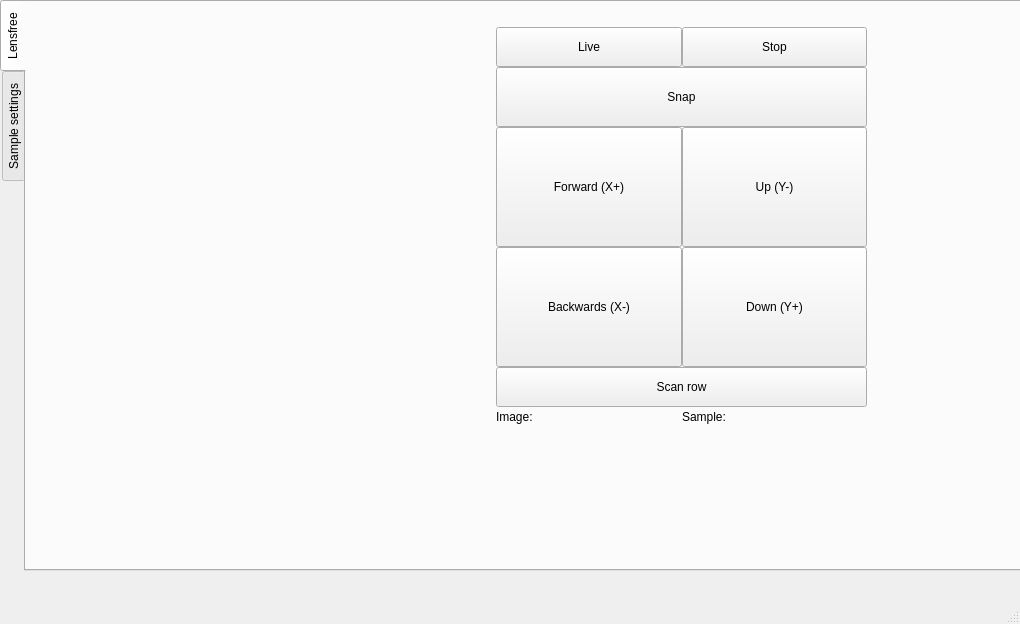
<?xml version="1.0" encoding="UTF-8"?>
<ui version="4.0">
 <class>MainWindow</class>
 <widget class="QMainWindow" name="MainWindow">
  <property name="geometry">
   <rect>
    <x>0</x>
    <y>0</y>
    <width>1020</width>
    <height>624</height>
   </rect>
  </property>
  <property name="minimumSize">
   <size>
    <width>800</width>
    <height>480</height>
   </size>
  </property>
  <property name="maximumSize">
   <size>
    <width>1920</width>
    <height>1080</height>
   </size>
  </property>
  <property name="windowTitle">
   <string>MainWindow</string>
  </property>
  <widget class="QWidget" name="centralwidget">
   <widget class="QTabWidget" name="tabWidget">
    <property name="enabled">
     <bool>true</bool>
    </property>
    <property name="geometry">
     <rect>
      <x>0</x>
      <y>0</y>
      <width>1920</width>
      <height>571</height>
     </rect>
    </property>
    <property name="sizePolicy">
     <sizepolicy hsizetype="Maximum" vsizetype="Maximum">
      <horstretch>0</horstretch>
      <verstretch>0</verstretch>
     </sizepolicy>
    </property>
    <property name="minimumSize">
     <size>
      <width>800</width>
      <height>460</height>
     </size>
    </property>
    <property name="maximumSize">
     <size>
      <width>1920</width>
      <height>1080</height>
     </size>
    </property>
    <property name="tabPosition">
     <enum>QTabWidget::West</enum>
    </property>
    <property name="currentIndex">
     <number>0</number>
    </property>
    <widget class="QWidget" name="lensfree_tab">
     <attribute name="title">
      <string>Lensfree</string>
     </attribute>
     <widget class="QLabel" name="label_26">
      <property name="geometry">
       <rect>
        <x>730</x>
        <y>270</y>
        <width>47</width>
        <height>13</height>
       </rect>
      </property>
      <property name="text">
       <string/>
      </property>
     </widget>
     <widget class="QWidget" name="layoutWidget">
      <property name="geometry">
       <rect>
        <x>470</x>
        <y>0</y>
        <width>371</width>
        <height>451</height>
       </rect>
      </property>
      <layout class="QHBoxLayout" name="horizontalLayout_4">
       <item>
        <layout class="QVBoxLayout" name="verticalLayout_24">
         <property name="spacing">
          <number>1</number>
         </property>
         <property name="sizeConstraint">
          <enum>QLayout::SetMaximumSize</enum>
         </property>
         <item>
          <layout class="QVBoxLayout" name="verticalLayout_11">
           <property name="spacing">
            <number>0</number>
           </property>
           <property name="sizeConstraint">
            <enum>QLayout::SetNoConstraint</enum>
           </property>
           <item>
            <layout class="QHBoxLayout" name="horizontalLayout_3">
             <item>
              <widget class="QPushButton" name="lensfree_camera_live_button">
               <property name="minimumSize">
                <size>
                 <width>0</width>
                 <height>40</height>
                </size>
               </property>
               <property name="text">
                <string>Live</string>
               </property>
              </widget>
             </item>
             <item>
              <widget class="QPushButton" name="lensfree_camera_live_stop_button">
               <property name="minimumSize">
                <size>
                 <width>0</width>
                 <height>40</height>
                </size>
               </property>
               <property name="text">
                <string>Stop</string>
               </property>
              </widget>
             </item>
            </layout>
           </item>
           <item>
            <widget class="QPushButton" name="lensfree_fullres_snap_button">
             <property name="minimumSize">
              <size>
               <width>0</width>
               <height>60</height>
              </size>
             </property>
             <property name="text">
              <string>Snap</string>
             </property>
            </widget>
           </item>
           <item>
            <layout class="QHBoxLayout" name="horizontalLayout_9">
             <item>
              <widget class="QPushButton" name="scanning_forward_button_2">
               <property name="minimumSize">
                <size>
                 <width>0</width>
                 <height>120</height>
                </size>
               </property>
               <property name="text">
                <string>Forward (X+)</string>
               </property>
              </widget>
             </item>
             <item>
              <widget class="QPushButton" name="scanning_left_button_2">
               <property name="minimumSize">
                <size>
                 <width>0</width>
                 <height>120</height>
                </size>
               </property>
               <property name="text">
                <string>Up (Y-)</string>
               </property>
              </widget>
             </item>
            </layout>
           </item>
           <item>
            <layout class="QHBoxLayout" name="horizontalLayout_8">
             <item>
              <widget class="QPushButton" name="scanning_backward_button_2">
               <property name="minimumSize">
                <size>
                 <width>0</width>
                 <height>120</height>
                </size>
               </property>
               <property name="text">
                <string>Backwards (X-)</string>
               </property>
              </widget>
             </item>
             <item>
              <widget class="QPushButton" name="scanning_right_button_2">
               <property name="minimumSize">
                <size>
                 <width>0</width>
                 <height>120</height>
                </size>
               </property>
               <property name="text">
                <string>Down (Y+)</string>
               </property>
              </widget>
             </item>
            </layout>
           </item>
           <item>
            <widget class="QPushButton" name="scanning_fullscan_button_2">
             <property name="minimumSize">
              <size>
               <width>0</width>
               <height>40</height>
              </size>
             </property>
             <property name="text">
              <string>Scan row</string>
             </property>
            </widget>
           </item>
           <item>
            <layout class="QHBoxLayout" name="horizontalLayout_6">
             <item>
              <widget class="QLabel" name="label_25">
               <property name="minimumSize">
                <size>
                 <width>0</width>
                 <height>10</height>
                </size>
               </property>
               <property name="maximumSize">
                <size>
                 <width>16777215</width>
                 <height>20</height>
                </size>
               </property>
               <property name="text">
                <string>Image:</string>
               </property>
              </widget>
             </item>
             <item>
              <widget class="QLabel" name="lensfree_image_number_display">
               <property name="minimumSize">
                <size>
                 <width>0</width>
                 <height>10</height>
                </size>
               </property>
               <property name="maximumSize">
                <size>
                 <width>16777215</width>
                 <height>20</height>
                </size>
               </property>
               <property name="text">
                <string/>
               </property>
              </widget>
             </item>
             <item>
              <widget class="QLabel" name="label_22">
               <property name="minimumSize">
                <size>
                 <width>0</width>
                 <height>10</height>
                </size>
               </property>
               <property name="maximumSize">
                <size>
                 <width>16777215</width>
                 <height>20</height>
                </size>
               </property>
               <property name="text">
                <string>Sample:</string>
               </property>
              </widget>
             </item>
             <item>
              <widget class="QLabel" name="sample_number_display_2">
               <property name="minimumSize">
                <size>
                 <width>0</width>
                 <height>10</height>
                </size>
               </property>
               <property name="maximumSize">
                <size>
                 <width>16777215</width>
                 <height>20</height>
                </size>
               </property>
               <property name="text">
                <string/>
               </property>
              </widget>
             </item>
            </layout>
           </item>
          </layout>
         </item>
        </layout>
       </item>
      </layout>
     </widget>
     <zorder>layoutWidget</zorder>
     <zorder>label_26</zorder>
    </widget>
    <widget class="QWidget" name="tab_7">
     <attribute name="title">
      <string>Sample settings</string>
     </attribute>
     <widget class="QWidget" name="layoutWidget">
      <property name="geometry">
       <rect>
        <x>60</x>
        <y>20</y>
        <width>661</width>
        <height>251</height>
       </rect>
      </property>
      <layout class="QVBoxLayout" name="verticalLayout_19">
       <item>
        <layout class="QVBoxLayout" name="verticalLayout_18">
         <item>
          <layout class="QVBoxLayout" name="verticalLayout_16">
           <item>
            <layout class="QVBoxLayout" name="verticalLayout_4">
             <item>
              <layout class="QHBoxLayout" name="horizontalLayout">
               <item>
                <widget class="QLabel" name="label_17">
                 <property name="text">
                  <string>Number</string>
                 </property>
                </widget>
               </item>
               <item>
                <widget class="QSpinBox" name="sample_num_0">
                 <property name="minimumSize">
                  <size>
                   <width>0</width>
                   <height>40</height>
                  </size>
                 </property>
                </widget>
               </item>
               <item>
                <widget class="QSpinBox" name="sample_num_1">
                 <property name="minimumSize">
                  <size>
                   <width>0</width>
                   <height>40</height>
                  </size>
                 </property>
                </widget>
               </item>
               <item>
                <widget class="QSpinBox" name="sample_num_2">
                 <property name="minimumSize">
                  <size>
                   <width>0</width>
                   <height>40</height>
                  </size>
                 </property>
                </widget>
               </item>
               <item>
                <widget class="QSpinBox" name="sample_num_3">
                 <property name="minimumSize">
                  <size>
                   <width>0</width>
                   <height>40</height>
                  </size>
                 </property>
                </widget>
               </item>
               <item>
                <widget class="QSpinBox" name="sample_num_4">
                 <property name="minimumSize">
                  <size>
                   <width>0</width>
                   <height>40</height>
                  </size>
                 </property>
                </widget>
               </item>
              </layout>
             </item>
            </layout>
           </item>
           <item>
            <layout class="QVBoxLayout" name="verticalLayout_15">
             <item>
              <widget class="QPushButton" name="set_sample_number_button">
               <property name="minimumSize">
                <size>
                 <width>0</width>
                 <height>120</height>
                </size>
               </property>
               <property name="text">
                <string>Set sample number</string>
               </property>
              </widget>
             </item>
            </layout>
           </item>
          </layout>
         </item>
         <item>
          <layout class="QVBoxLayout" name="verticalLayout_17">
           <item>
            <widget class="QLabel" name="label_20">
             <property name="text">
              <string>Current save location:</string>
             </property>
            </widget>
           </item>
           <item>
            <widget class="QLabel" name="save_location_display">
             <property name="text">
              <string/>
             </property>
            </widget>
           </item>
          </layout>
         </item>
        </layout>
       </item>
      </layout>
     </widget>
     <widget class="QPushButton" name="quit_button">
      <property name="geometry">
       <rect>
        <x>60</x>
        <y>280</y>
        <width>411</width>
        <height>101</height>
       </rect>
      </property>
      <property name="text">
       <string>Quit</string>
      </property>
     </widget>
    </widget>
   </widget>
   <widget class="QWidget" name="layoutWidget">
    <property name="geometry">
     <rect>
      <x>0</x>
      <y>0</y>
      <width>2</width>
      <height>2</height>
     </rect>
    </property>
    <layout class="QVBoxLayout" name="verticalLayout_13"/>
   </widget>
  </widget>
  <widget class="QMenuBar" name="menubar">
   <property name="geometry">
    <rect>
     <x>0</x>
     <y>0</y>
     <width>1020</width>
     <height>26</height>
    </rect>
   </property>
  </widget>
  <widget class="QStatusBar" name="statusbar"/>
 </widget>
 <resources/>
 <connections/>
</ui>
